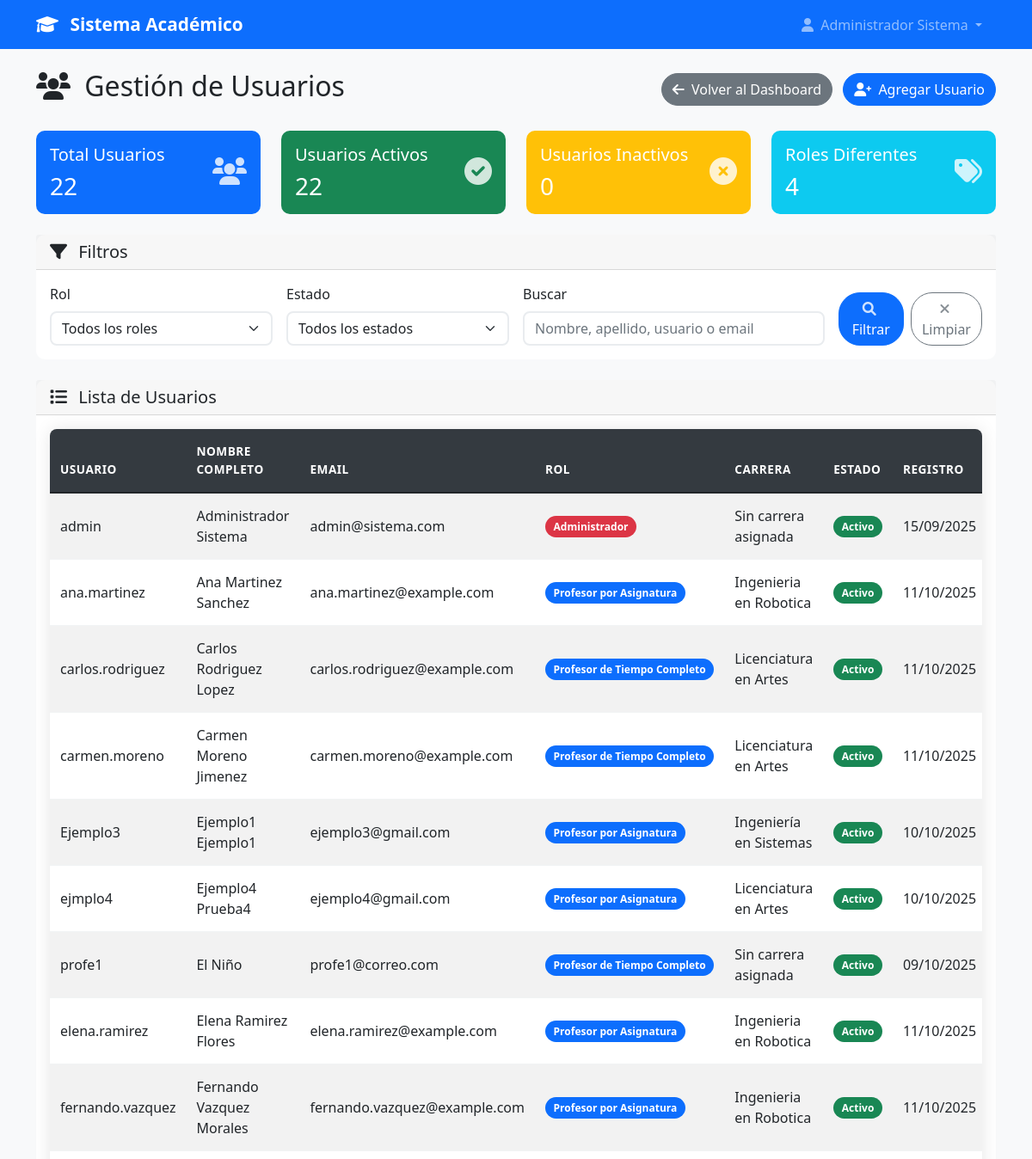
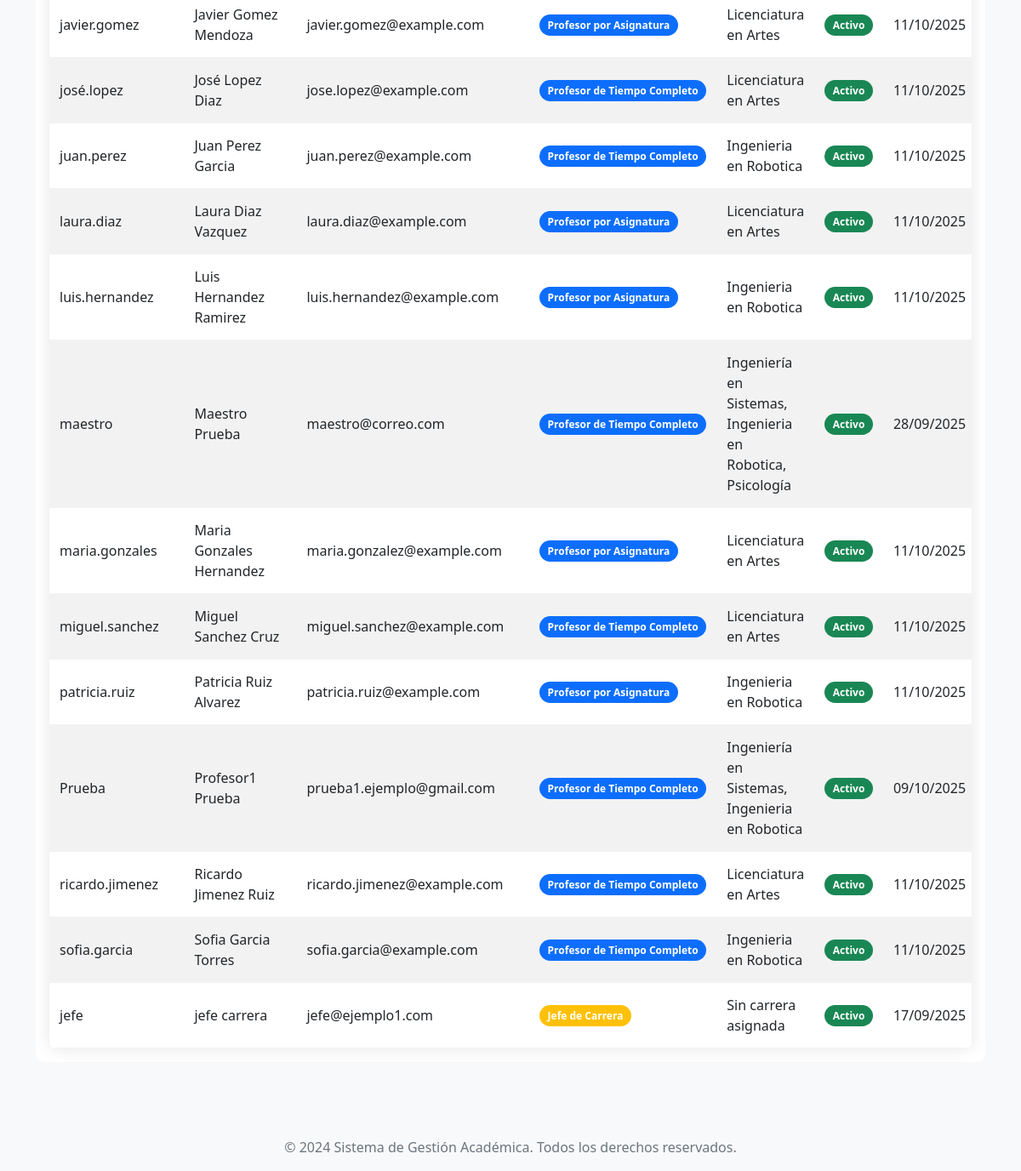
Before: /admin/usuarios (signed in) with the older database file (2 pictures, top to bottom).
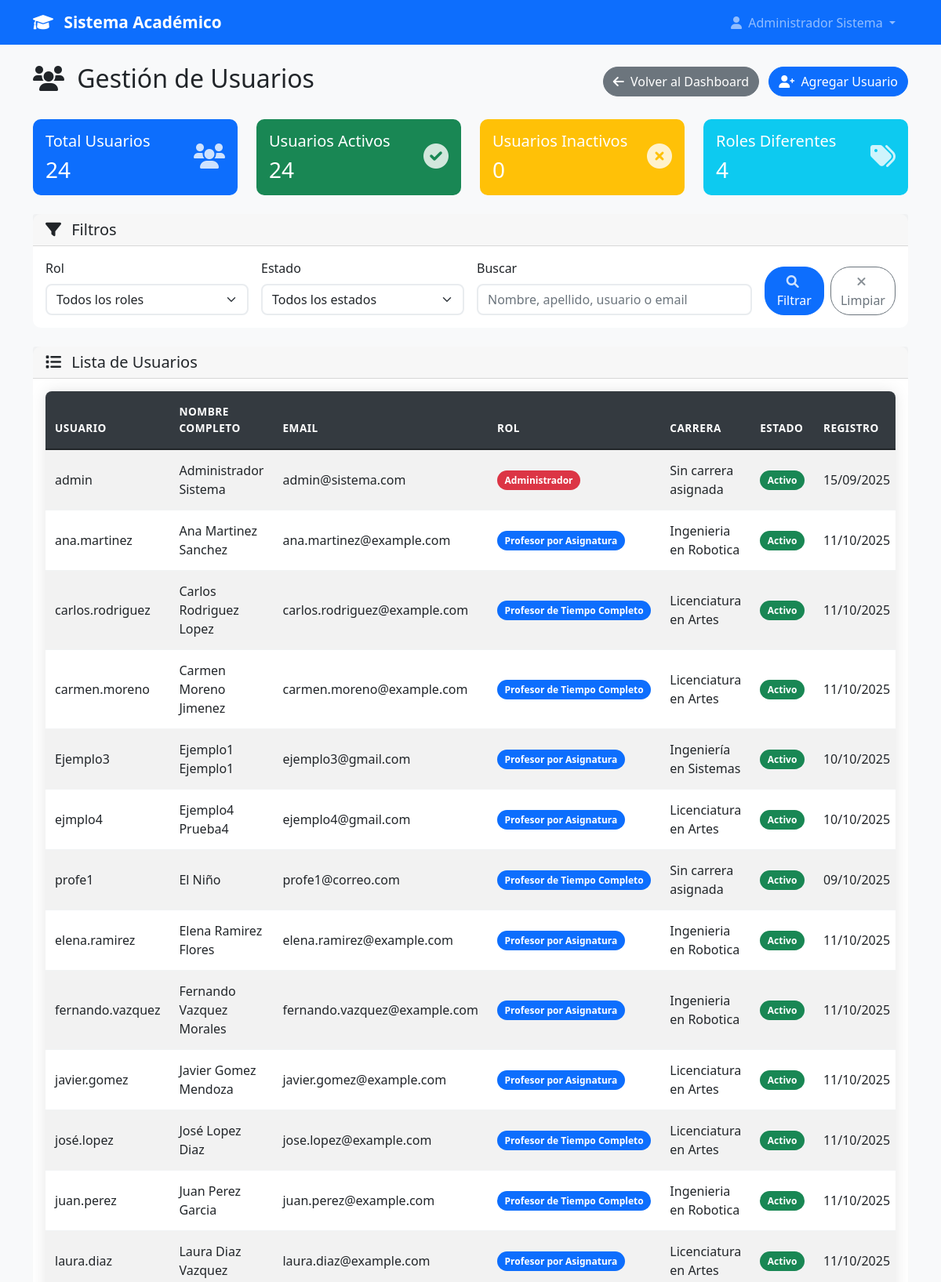
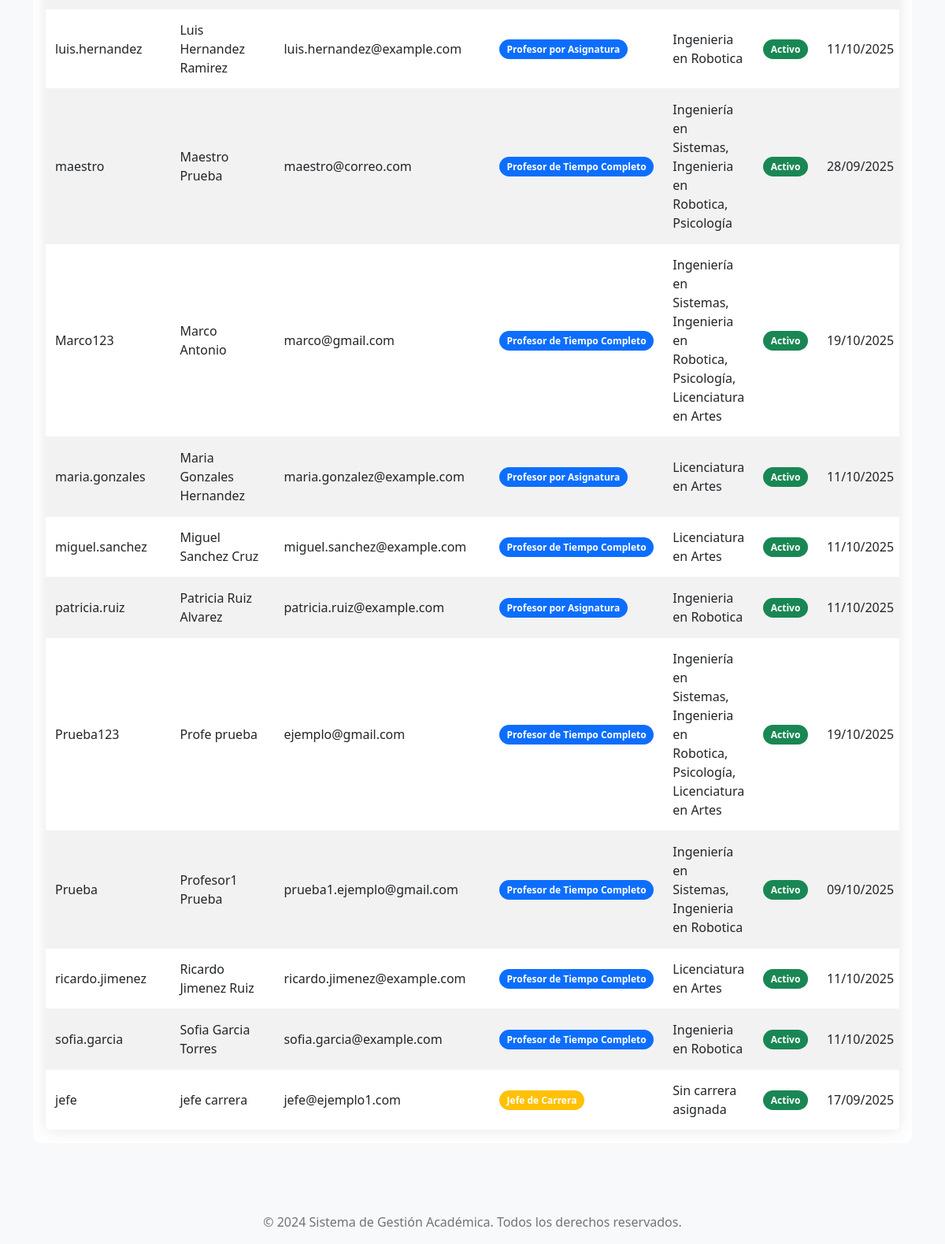
After: the same page with the newer database file (2 pictures, top to bottom).
### models.py (models this page shows, shortened)
class User(UserMixin, db.Model):
    id = db.Column(db.Integer, primary_key=True)
    username = db.Column(db.String(80), unique=True, nullable=False)
    email = db.Column(db.String(120), unique=True, nullable=False)
    password_hash = db.Column(db.String(120), nullable=False)
    nombre = db.Column(db.String(100), nullable=False)
    apellido = db.Column(db.String(100), nullable=False)
    telefono = db.Column(db.String(20))
    imagen_perfil = db.Column(db.String(200))  # Ruta de la imagen de perfil
    rol = db.Column(db.String(20), nullable=False)
    tipo_profesor = db.Column(db.String(20))
    carreras = db.relationship('Carrera', secondary=user_carreras, backref=db.backref('usuarios', lazy=True))
    materias = db.relationship('Materia', secondary='profesor_materias', backref=db.backref('profesores', lazy=True))
    carrera_id = db.Column(db.Integer, db.ForeignKey('carrera.id'))
    carrera = db.relationship('Carrera', foreign_keys=[carrera_id], backref=db.backref('jefe_carrera', uselist=False))
    fecha_registro = db.Column(db.DateTime, default=datetime.utcnow)
    activo = db.Column(db.Boolean, default=True)
    def get_nombre_completo(self):
        return f"{self.nombre} {self.apellido}"
    def is_admin(self):
        return self.rol == 'admin'
    def get_rol_display(self):
        roles = {
            'admin': 'Administrador',
            'jefe_carrera': 'Jefe de Carrera',
            'profesor_completo': 'Profesor de Tiempo Completo',
            'profesor_asignatura': 'Profesor por Asignatura'
        }
        return roles.get(self.rol, self.rol)
    def get_carrera_nombre(self):
        if not self.carreras:
            return 'Sin carrera asignada'
        if len(self.carreras) == 1:
            return self.carreras[0].nombre
        else:
            return ', '.join([c.nombre for c in self.carreras])

class Carrera(db.Model):
    id = db.Column(db.Integer, primary_key=True)
    nombre = db.Column(db.String(150), nullable=False, unique=True)
    codigo = db.Column(db.String(10), nullable=False, unique=True)  # Ej: "ING-SIS", "MED", etc.
    descripcion = db.Column(db.Text)
    facultad = db.Column(db.String(100))
    activa = db.Column(db.Boolean, default=True)
    fecha_creacion = db.Column(db.DateTime, default=datetime.utcnow)
    creada_por = db.Column(db.Integer, db.ForeignKey('user.id'), nullable=False)
    creador = db.relationship('User', foreign_keys=[creada_por], backref=db.backref('carreras_creadas', lazy=True))

### app.py (the view, shortened to what this page needs)
@app.route('/admin/usuarios')
@login_required
def gestionar_usuarios():
    if not current_user.is_admin():
        flash('No tienes permisos para acceder a esta página.', 'error')
        return redirect(url_for('dashboard'))
    rol_filter = request.args.get('rol', '')
    activo_filter = request.args.get('activo', '')
    busqueda = request.args.get('busqueda', '')
    query = User.query
    if rol_filter:
        if rol_filter == 'profesor':
            query = query.filter(User.rol.in_(['profesor_completo', 'profesor_asignatura']))
        else:
            query = query.filter_by(rol=rol_filter)
    if activo_filter:
        if activo_filter == 'activos':
            query = query.filter_by(activo=True)
        elif activo_filter == 'inactivos':
            query = query.filter_by(activo=False)
    usuarios = query.order_by(User.nombre, User.apellido).all()
    total_usuarios = len(usuarios)
    usuarios_activos = sum(1 for u in usuarios if u.activo)
    usuarios_inactivos = total_usuarios - usuarios_activos
    roles_count = {}
    for usuario in usuarios:
        rol_display = usuario.get_rol_display()
        roles_count[rol_display] = roles_count.get(rol_display, 0) + 1
    return render_template('admin/usuarios.html',
                         usuarios=usuarios,
                         total_usuarios=total_usuarios,
                         usuarios_activos=usuarios_activos,
                         usuarios_inactivos=usuarios_inactivos,
                         roles_count=roles_count,
                         filtros_activos={
                             'rol': rol_filter,
                             'activo': activo_filter,
                             'busqueda': busqueda
                         })

### app.py (called while the page is built)
@login_manager.user_loader
def load_user(user_id):
    return User.query.get(int(user_id))

@app.context_processor
def inject_user_counts():
    if current_user.is_authenticated and current_user.is_admin():
        return dict(
            total_users=User.query.count(),
            total_admins=User.query.filter_by(rol='admin').count(),
            total_jefes=User.query.filter_by(rol='jefe_carrera').count(),
            total_profesores=User.query.filter(User.rol.in_(['profesor_completo', 'profesor_asignatura'])).count()
        )
    return dict()

### templates/admin/usuarios.html (shortened to what the changed rows need)
{% extends "base.html" %}
{% block content %}
<div class="row">
    <div class="col-12">
        <div class="d-flex justify-content-between align-items-center mb-4">
            <h2>
                <i class="fas fa-users me-2"></i>
                Gestión de Usuarios
            </h2>
        </div>
    </div>
</div>
<div class="row mb-4">
    <div class="col-md-3">
        <div class="card bg-primary text-white">
            <div class="card-body">
                <div class="d-flex align-items-center">
                    <div class="flex-grow-1">
                        <h5 class="card-title">Total Usuarios</h5>
                        <h3 class="mb-0">{{ total_usuarios }}</h3>
                    </div>
                </div>
            </div>
        </div>
    </div>
    <div class="col-md-3">
        <div class="card bg-success text-white">
            <div class="card-body">
                <div class="d-flex align-items-center">
                    <div class="flex-grow-1">
                        <h5 class="card-title">Usuarios Activos</h5>
                        <h3 class="mb-0">{{ usuarios_activos }}</h3>
                    </div>
                </div>
            </div>
        </div>
    </div>
</div>
<div class="row">
    <div class="col-12">
        <div class="card">
            <div class="card-body">
                {% if usuarios %}
                    <div class="table-responsive">
                        <table class="table table-striped table-hover">
                            <thead class="table-dark">
                                <tr>
                                    <th>Usuario</th>
                                    <th>Nombre Completo</th>
                                    <th>Email</th>
                                    <th>Rol</th>
                                    <th>Carrera</th>
                                    <th>Estado</th>
                                    <th>Registro</th>
                                </tr>
                            </thead>
                            <tbody>
                                {% for usuario in usuarios %}
                                <tr>
                                    <td>{{ usuario.username }}</td>
                                    <td>{{ usuario.get_nombre_completo() }}</td>
                                    <td>{{ usuario.email }}</td>
                                    <td>
                                        <span class="badge bg-{% if usuario.rol == 'admin' %}danger{% elif usuario.rol == 'jefe_carrera' %}warning{% else %}primary{% endif %}">
                                            {{ usuario.get_rol_display() }}
                                        </span>
                                    </td>
                                    <td>{{ usuario.get_carrera_nombre() }}</td>
                                    <td>
                                        {% if usuario.activo %}
                                            <span class="badge bg-success">Activo</span>
                                        {% else %}
                                            <span class="badge bg-danger">Inactivo</span>
                                        {% endif %}
                                    </td>
                                    <td>{{ usuario.fecha_registro.strftime('%d/%m/%Y') }}</td>
                                </tr>
                                {% endfor %}
                            </tbody>
                        </table>
                    </div>
                {% endif %}
            </div>
        </div>
    </div>
</div>
{% endblock %}

### templates/base.html (shortened to what this page needs)
<!DOCTYPE html>
<html lang="es">
<head>
    <link href="https://cdn.jsdelivr.net/npm/bootstrap@5.1.3/dist/css/bootstrap.min.css" rel="stylesheet">
    <link rel="stylesheet" href="https://cdnjs.cloudflare.com/ajax/libs/font-awesome/6.0.0/css/all.min.css">
    <link rel="stylesheet" href="{{ url_for('static', filename='css/style.css') }}">
</head>
<body>
    <nav class="navbar navbar-expand-lg navbar-dark bg-primary">
        <div class="container">
            <a class="navbar-brand" href="{{ url_for('index') }}">
                <i class="fas fa-graduation-cap me-2"></i>
                Sistema Académico
            </a>
            <div class="collapse navbar-collapse" id="navbarNav">
                <ul class="navbar-nav ms-auto">
                    {% if current_user.is_authenticated %}
                        <li class="nav-item dropdown">
                            <a class="nav-link dropdown-toggle" href="#" id="navbarDropdown" role="button" data-bs-toggle="dropdown">
                                <i class="fas fa-user me-1"></i>
                                {{ current_user.get_nombre_completo() }}
                            </a>
                        </li>
                    {% endif %}
                </ul>
            </div>
        </div>
    </nav>
    <main class="py-4">
        <div class="container">
            {% block content %}{% endblock %}
        </div>
    </main>
    <footer class="bg-light text-center py-3 mt-5">
        <div class="container">
            <p class="text-muted mb-0">&copy; 2024 Sistema de Gestión Académica. Todos los derechos reservados.</p>
        </div>
    </footer>
</body>
</html>

Changed rows visible on the page:
added User: username "Marco123", get_nombre_completo "Marco Antonio", email "marco@gmail.com", rol "Profesor de Tiempo Completo", get_carrera_nombre "Ingeniería en Sistemas, Ingenieria en Robotica, Psicología, Licenciatura en Artes", activo "Activo", fecha_registro "19/10/2025"
added User: username "Prueba123", get_nombre_completo "Profe prueba", email "ejemplo@gmail.com", rol "Profesor de Tiempo Completo", get_carrera_nombre "Ingeniería en Sistemas, Ingenieria en Robotica, Psicología, Licenciatura en Artes", activo "Activo", fecha_registro "19/10/2025"
Other visible differences:
{{ total_usuarios }}: "22" → "24"
{{ usuarios_activos }}: "22" → "24"
